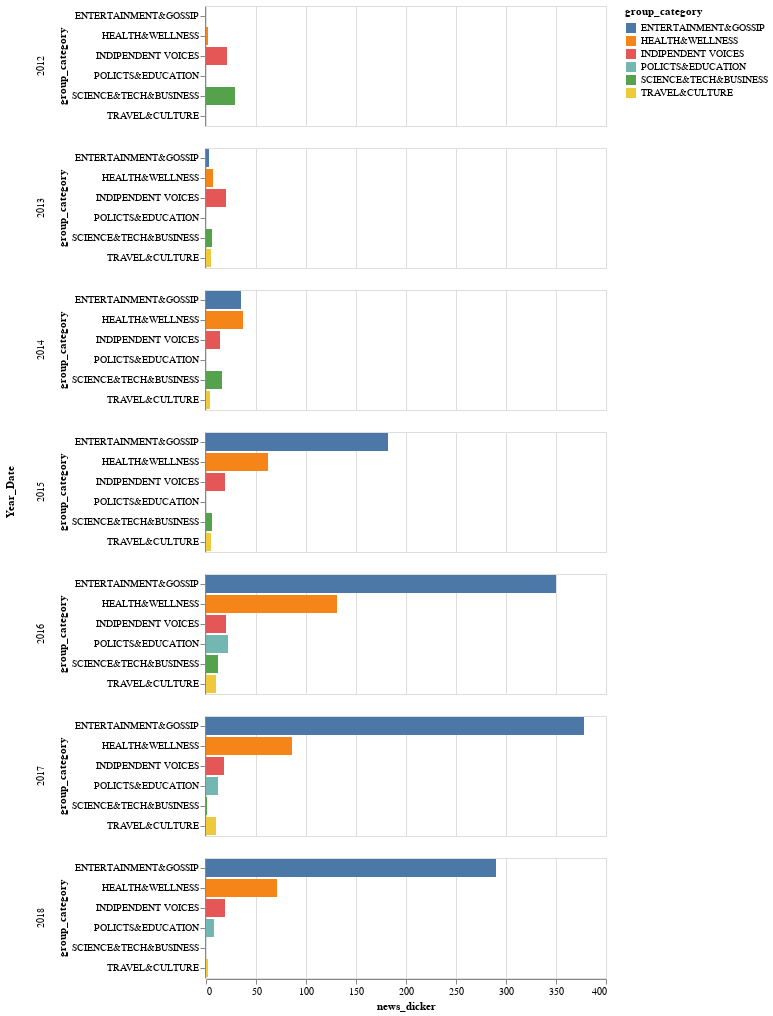

Notebook source saved alongside this figure:
### Code cell
alt.Chart(df_dicker).mark_bar().encode(
    x='news_dicker:Q',
    y='group_category',
    color='group_category:N',
    row='Year_Date'
)

### Figure 1 — Vega-Lite specification as saved in the notebook (floating-point values rounded to 4 significant figures)
{"config": {"view": {"continuousWidth": 400, "continuousHeight": 300}}, "data": {"name": "data-32350db9673ecb366319d80006d63346"}, "mark": "bar", "encoding": {"color": {"type": "nominal", "field": "group_category"}, "row": {"type": "quantitative", "field": "Year_Date"}, "x": {"type": "quantitative", "field": "news_dicker"}, "y": {"type": "nominal", "field": "group_category"}}, "$schema": "https://vega.github.io/schema/vega-lite/v4.8.1.json", "datasets": {"data-32350db9673ecb366319d80006d63346": [{"group_category": "HEALTH&WELLNESS", "Year_Date": 2013, "news_dicker": 7}, {"group_category": "INDIPENDENT VOICES", "Year_Date": 2014, "news_dicker": 14}, {"group_category": "SCIENCE&TECH&BUSINESS", "Year_Date": 2017, "news_dicker": 1}, {"group_category": "SCIENCE&TECH&BUSINESS", "Year_Date": 2012, "news_dicker": 29}, {"group_category": "INDIPENDENT VOICES", "Year_Date": 2016, "news_dicker": 20}, {"group_category": "INDIPENDENT VOICES", "Year_Date": 2015, "news_dicker": 19}, {"group_category": "ENTERTAINMENT&GOSSIP", "Year_Date": 2014, "news_dicker": 35}, {"group_category": "HEALTH&WELLNESS", "Year_Date": 2012, "news_dicker": 2}, {"group_category": "TRAVEL&CULTURE", "Year_Date": 2018, "news_dicker": 2}, {"group_category": "SCIENCE&TECH&BUSINESS", "Year_Date": 2016, "news_dicker": 12}, {"group_category": "TRAVEL&CULTURE", "Year_Date": 2014, "news_dicker": 4}, {"group_category": "INDIPENDENT VOICES", "Year_Date": 2012, "news_dicker": 21}, {"group_category": "SCIENCE&TECH&BUSINESS", "Year_Date": 2015, "news_dicker": 6}, {"group_category": "POLICTS&EDUCATION", "Year_Date": 2018, "news_dicker": 8}, {"group_category": "ENTERTAINMENT&GOSSIP", "Year_Date": 2015, "news_dicker": 182}, {"group_category": "INDIPENDENT VOICES", "Year_Date": 2017, "news_dicker": 18}, {"group_category": "TRAVEL&CULTURE", "Year_Date": 2013, "news_dicker": 5}, {"group_category": "HEALTH&WELLNESS", "Year_Date": 2015, "news_dicker": 62}, {"group_category": "HEALTH&WELLNESS", "Year_Date": 2018, "news_dicker": 71}, {"group_category": "HEALTH&WELLNESS", "Year_Date": 2016, "news_dicker": 131}, {"group_category": "ENTERTAINMENT&GOSSIP", "Year_Date": 2016, "news_dicker": 350}, {"group_category": "ENTERTAINMENT&GOSSIP", "Year_Date": 2017, "news_dicker": 378}, {"group_category": "POLICTS&EDUCATION", "Year_Date": 2016, "news_dicker": 22}, {"group_category": "TRAVEL&CULTURE", "Year_Date": 2015, "news_dicker": 5}, {"group_category": "INDIPENDENT VOICES", "Year_Date": 2013, "news_dicker": 20}, {"group_category": "HEALTH&WELLNESS", "Year_Date": 2014, "news_dicker": 37}, {"group_category": "TRAVEL&CULTURE", "Year_Date": 2016, "news_dicker": 10}, {"group_category": "ENTERTAINMENT&GOSSIP", "Year_Date": 2018, "news_dicker": 290}, {"group_category": "POLICTS&EDUCATION", "Year_Date": 2017, "news_dicker": 12}, {"group_category": "INDIPENDENT VOICES", "Year_Date": 2018, "news_dicker": 19}, {"group_category": "TRAVEL&CULTURE", "Year_Date": 2017, "news_dicker": 10}, {"group_category": "SCIENCE&TECH&BUSINESS", "Year_Date": 2014, "news_dicker": 16}, {"group_category": "HEALTH&WELLNESS", "Year_Date": 2017, "news_dicker": 86}, {"group_category": "SCIENCE&TECH&BUSINESS", "Year_Date": 2013, "news_dicker": 6}, {"group_category": "ENTERTAINMENT&GOSSIP", "Year_Date": 2013, "news_dicker": 3}]}}
